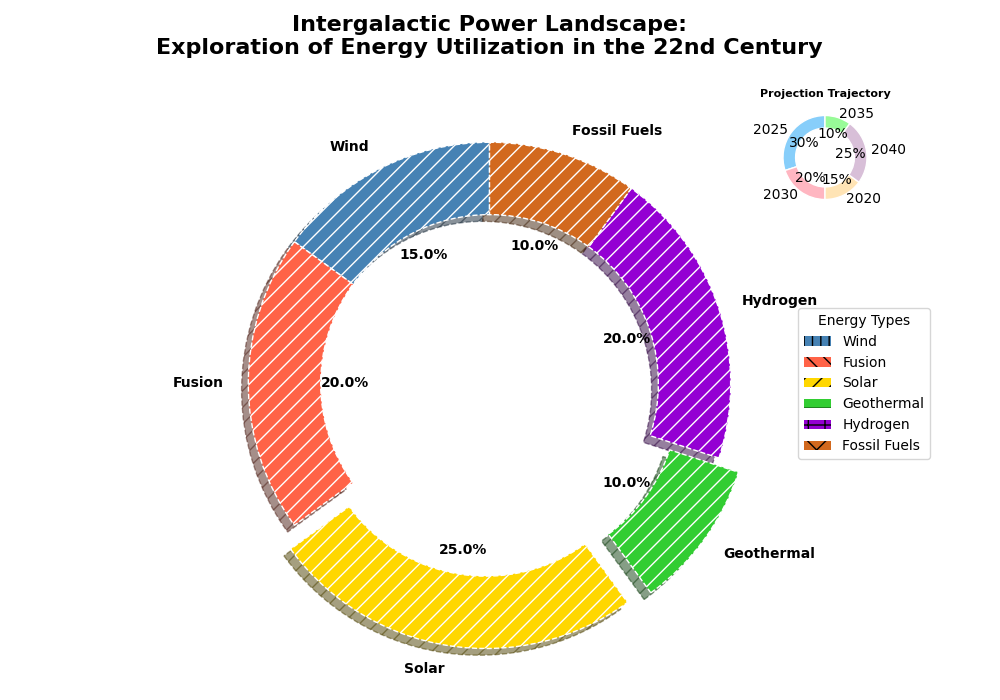

Python code for this plot:
import matplotlib.pyplot as plt
import numpy as np
from matplotlib.patches import Patch

# Energy sources and their corresponding usage percentages
energy_sources = ['Wind', 'Fusion', 'Solar', 'Geothermal', 'Hydrogen', 'Fossil Fuels']
energy_usage = np.array([15, 20, 25, 10, 20, 10])

# Colors and patterns for each section of the donut pie chart
colors = ['#4682B4', '#FF6347', '#FFD700', '#32CD32', '#9400D3', '#D2691E']
patterns = ["||", "\\\\", "//", "-", "+", "x"]

# Explode the third and fourth slice
explode = (0, 0, 0.1, 0.1, 0, 0)

# Create figure and axis
fig, ax = plt.subplots(figsize=(10, 7), subplot_kw=dict(aspect="equal"))

# Plot the pie chart with a hole in the center
wedges, texts, autotexts = ax.pie(
    energy_usage,
    labels=energy_sources,
    autopct='%1.1f%%',
    startangle=90,
    colors=colors,
    explode=explode,
    wedgeprops=dict(width=0.3, edgecolor='w', linestyle='--', hatch=patterns[2]),
    shadow=True
)

plt.setp(autotexts, size=10, weight="bold", color='black')
plt.setp(texts, size=10, weight='bold')

plt.title(
    'Intergalactic Power Landscape:\nExploration of Energy Utilization in the 22nd Century',
    fontsize=16, weight='bold', pad=20
)

custom_patches = [Patch(facecolor=colors[i], hatch=patterns[i]) for i in range(len(colors))]
ax.legend(
    custom_patches, energy_sources, title="Energy Types",
    loc="center left", bbox_to_anchor=(1, 0, 0.5, 1), fontsize=10
)

# Add a secondary pie chart inset
ax_inset = fig.add_axes([0.75, 0.7, 0.15, 0.15], aspect='equal')
inset_data = np.array([30, 20, 15, 25, 10])
inset_labels = ['2025', '2030', '2020', '2040', '2035']
inset_colors = ['#87CEFA', '#FFB6C1', '#FFE4B5', '#D8BFD8', '#98FB98']
ax_inset.pie(
    inset_data, labels=inset_labels, startangle=90, colors=inset_colors, 
    autopct='%1.0f%%', wedgeprops=dict(width=0.3, edgecolor='w')
)
ax_inset.set_title('Projection Trajectory', fontsize=8, weight='bold')

# Adjust layout
plt.tight_layout()

# Display the plot
plt.show()
